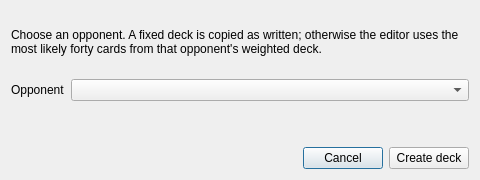
<?xml version="1.0" encoding="UTF-8"?>
<ui version="4.0">
 <class>StarterOpponentDialog</class>
 <widget class="QDialog" name="StarterOpponentDialog">
  <property name="windowTitle"><string>Starter deck from opponent</string></property>
  <property name="minimumSize"><size><width>480</width><height>180</height></size></property>
  <layout class="QVBoxLayout" name="starterOpponentLayout">
   <item>
    <widget class="QLabel" name="starterOpponentDescription">
     <property name="wordWrap"><bool>true</bool></property>
     <property name="text"><string>Choose an opponent. A fixed deck is copied as written; otherwise the editor uses the most likely forty cards from that opponent's weighted deck.</string></property>
    </widget>
   </item>
   <item>
    <layout class="QFormLayout" name="starterOpponentForm">
     <item row="0" column="0"><widget class="QLabel" name="starterOpponentLabel"><property name="text"><string>Opponent</string></property></widget></item>
     <item row="0" column="1"><widget class="QComboBox" name="starterOpponentCombo"/></item>
    </layout>
   </item>
   <item>
    <layout class="QHBoxLayout" name="starterOpponentActions">
     <item><spacer name="starterOpponentSpacer"><property name="orientation"><enum>Qt::Orientation::Horizontal</enum></property><property name="sizeHint" stdset="0"><size><width>40</width><height>20</height></size></property></spacer></item>
     <item><widget class="QPushButton" name="starterOpponentCancelButton"><property name="text"><string>Cancel</string></property></widget></item>
     <item><widget class="QPushButton" name="starterOpponentCreateButton"><property name="text"><string>Create deck</string></property></widget></item>
    </layout>
   </item>
  </layout>
 </widget>
 <resources/><connections/>
</ui>
